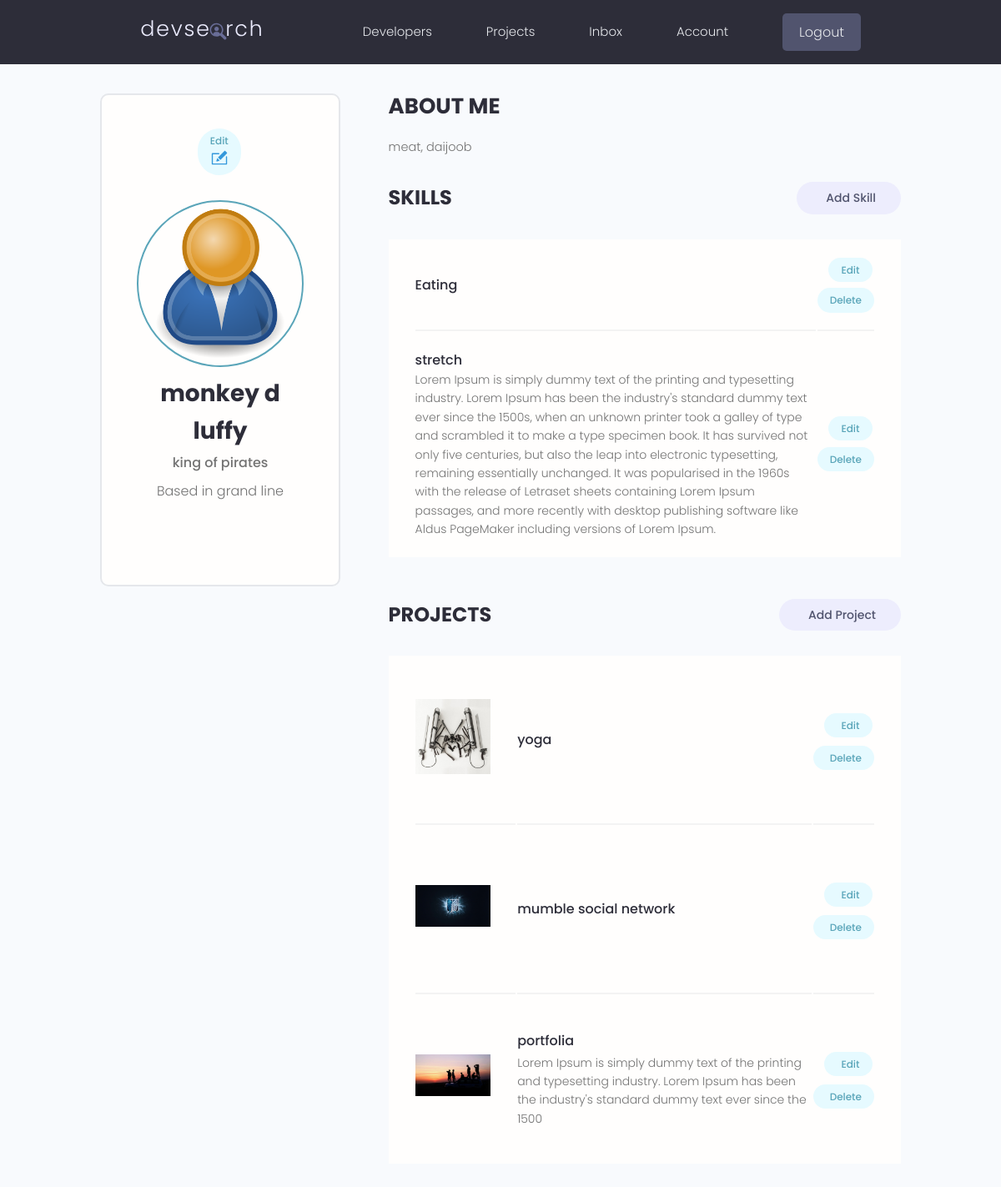
The page /account/ (signed in) on the database as committed earlier.
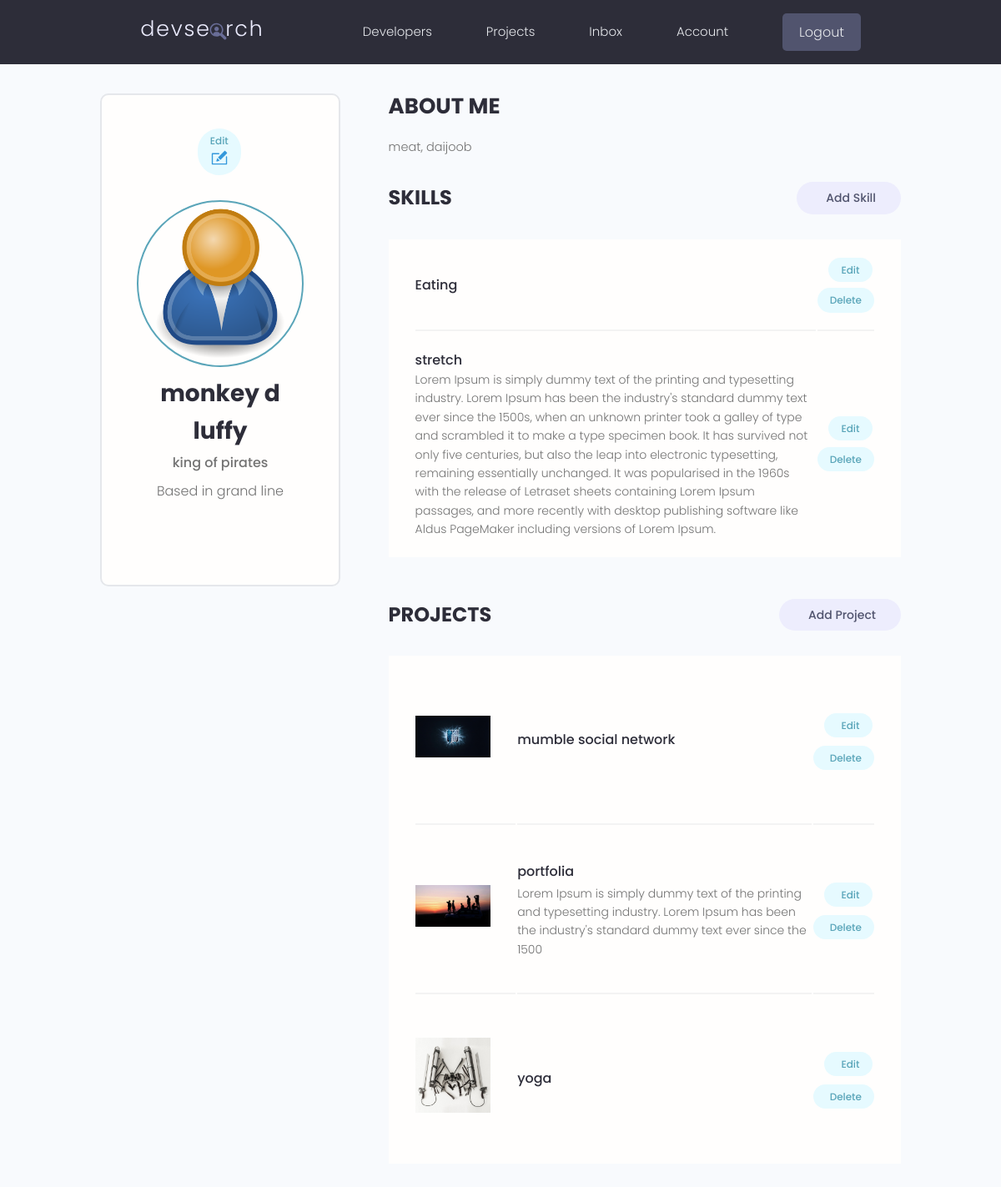
The same page on the database as committed later.
### users/models.py (models this page shows, shortened)
class Profile(models.Model):
    user=models.OneToOneField(User, on_delete=models.CASCADE,null=True,blank=True)
    name=models.CharField(max_length=200,null=True,blank=True)
    email=models.EmailField(max_length=500,blank=True,null=True)
    username=models.CharField(max_length=200,null=True,blank=True)
    location=models.CharField(max_length=200,null=True,blank=True)
    short_intro=models.CharField(max_length=200,null=True,blank=True)
    bio=models.TextField(null=True,blank=True)
    profile_image=models.ImageField(null=True,blank=True,upload_to='profiles',default='profiles/user-default.png')
    social_github=models.CharField(max_length=200,null=True,blank=True)
    social_twitter=models.CharField(max_length=200,null=True,blank=True)
    social_linkedin=models.CharField(max_length=200,null=True,blank=True)
    social_youtube=models.CharField(max_length=200,null=True,blank=True)
    social_website=models.CharField(max_length=200,null=True,blank=True)
    created_at=models.DateTimeField(auto_now_add=True)
    id=models.UUIDField(default=uuid.uuid4,unique=True,primary_key=True,editable=False)

class Skill(models.Model):
    owner=models.ForeignKey(Profile,on_delete=models.CASCADE,null=True,blank=True)
    name=models.CharField(max_length=200,null=True,blank=True)
    description=models.TextField(null=True,blank=True)
    created_at=models.DateTimeField(auto_now_add=True)
    id=models.UUIDField(default=uuid.uuid4,unique=True,primary_key=True,editable=False)

### projects/models.py (models this page shows, shortened)
class Project(models.Model):
    owner=models.ForeignKey(Profile,null=True,blank=True,on_delete=models.SET_NULL)
    title=models.CharField(max_length=200)
    description=models.TextField(null=True,blank=True)
    featured_image=models.ImageField(null=True,blank=True,default="default.jpg")
    demo_link=models.CharField(max_length=2000,null=True,blank=True)
    source_link=models.CharField(max_length=2000,null=True,blank=True)
    tags=models.ManyToManyField('Tag',blank=True)
    vote_total=models.IntegerField(default=0,null=True,blank=True)
    vote_ratio=models.IntegerField(default=0,null=True,blank=True)
    created_at=models.DateTimeField(auto_now_add=True)
    id=models.UUIDField(default=uuid.uuid4,unique=True,primary_key=True,editable=False)    # django has default id generation for each instance created in a model, here we are overriding the id
    class Meta:
        ordering=['-vote_ratio','-vote_total','title']

### users/views.py (the view)
# urls.py: path('account/',views.userAccount,name="account"),
@login_required(login_url='login')
def userAccount(request):
    profile=request.user.profile
    skills=profile.skill_set.all()
    projects=profile.project_set.all()
    context={'profile':profile,'skills':skills,'projects':projects}
    return render(request,'users/account.html',context)

### users/templates/users/account.html (shortened to what this page needs)
{% extends 'main.html' %}
{% block content %}
  <main class="settingsPage profile my-md">
    <div class="container">
      <div class="layout">
        <div class="column column--1of3">
          <div class="card text-center">
            <div class="card__body dev">
              <a class="tag tag--pill tag--main settings__btn" href="{% url 'edit-account' %}">Edit</a>
              <img class="avatar avatar--xl dev__avatar" src="{{profile.profile_image.url}}" />
              <h2 class="dev__name">{{profile.name}}</h2>
              <p class="dev__title">{{profile.short_intro}}</p>
              <p class="dev__location">Based in {{profile.location}}</p>
            </div>
          </div>
        </div>
        <div class="column column--2of3">
          <div class="devInfo">
            <h3 class="devInfo__title">About Me</h3>
            <p class="devInfo__about">{{profile.bio}}</p>
          </div>
          <div class="settings">
            <h3 class="settings__title">Skills</h3>
            <a class="tag tag--pill tag--sub settings__btn tag--lg" href="{% url 'create-skill' %}"> Add Skill</a>
          </div>
          <table class="settings__table">
            {% for skill in skills %}
            <tr>
              <td class="settings__tableInfo">
                <h4>{{skill.name}}</h4>
                <p>{{skill.description}}</p>
              </td>
              <td class="settings__tableActions">
                <a class="tag tag--pill tag--main settings__btn" href="{% url 'update-skill' skill.id %}">Edit</a>
                <a class="tag tag--pill tag--main settings__btn" href="{% url 'delete-skill' skill.id %}">Delete</a>
              </td>
            </tr>
            {% endfor %}
          </table>
          <div class="settings">
            <h3 class="settings__title">Projects</h3>
            <a class="tag tag--pill tag--sub settings__btn tag--lg" href="{% url 'create-project' %}"> Add Project</a>
          </div>
          <table class="settings__table">
            {% for project in projects %}
            <tr>
              <td class="settings__thumbnail">
                <a href="{% url 'projects' project.id %}"><img src="{{project.featured_image.url}}" alt="Project Thumbnail" /></a>
              </td>
              <td class="settings__tableInfo">
                <a href="{% url 'projects' project.id %}">{{project.title}}</a>
                <p>{{project.description|slice:"150"}}</p>
              </td>
              <td class="settings__tableActions">
                <a class="tag tag--pill tag--main settings__btn" href="{% url 'update-project' project.id %}"> Edit</a>
                <a class="tag tag--pill tag--main settings__btn" href="{% url 'delete-project' project.id %}">
                  Delete</a>
              </td>
            </tr>
            {% endfor %}
          </table>
        </div>
      </div>
    </div>
  </main>
{% endblock %}

### templates/main.html (shortened to what this page needs)
<!DOCTYPE html>
{% load static %}
<html>
<head>
    <link rel="stylesheet" href="https://cdn.iconmonstr.com/1.3.0/css/iconmonstr-iconic-font.min.css" />
    <link rel="stylesheet" href="{% static 'uikit/styles/uikit.css' %}" />
    <link rel="stylesheet" href="{% static 'styles/app.css' %}" />
</head>
<body>
    {% include 'navbar.html' %}
    {% block content %}
    {% endblock content %}
</body>
</html>

### templates/navbar.html (shortened to what this page needs)
{% load static %}
<header class="header">
    <div class="container container--narrow">
      <a href="{% url 'profiles' %}" class="header__logo">
        <img src="{% static 'images/logo.svg' %}" alt="DevSearch Logo" />
      </a>
      <nav class="header__nav">
        <ul class="header__menu">
          <li class="header__menuItem"><a href="{% url 'profiles' %}">Developers</a></li>
          <li class="header__menuItem"><a href="{% url 'projects' %}">Projects</a></li>
          {% if request.user.is_authenticated %}
          <li class="header__menuItem"><a href="{% url 'inbox' %}">Inbox</a></li>
          <li class="header__menuItem"><a href="{% url 'account' %}">Account</a></li>
          <li class="header__menuItem"><a href="{% url 'logout' %}" class="btn btn--sub">Logout</a></li>
          {% else %}
          <li class="header__menuItem"><a href="{% url 'login' %}" class="btn btn--sub">Login/Sign Up</a></li>
          {% endif %}
        </ul>
      </nav>
    </div>
  </header>

### static/styles/app.css (style rules this page uses)
:root { --color-sub: #2d2d39; }
.btn--sub { background-color: var(--color-sub-light); }
.card { border: 2px solid var(--color-light); }
img { width: 100%; }
.header { position: sticky; z-index: 111; background-color: var(--color-sub); padding: 1.5rem 0; }
.header > .container { display: flex; justify-content: space-between; align-items: center; }
.header__logo > img { height: 3.8rem; }
.header__nav > ul { display: inline-flex; align-items: center; list-style: none; gap: 6.5rem; }
.header__menuItem > a { color: var(--color-light); font-weight: 300; }
.profile .card > .dev { padding: 4rem; }
.dev__avatar { display: block; margin: auto; }
.dev__name { color: var(--color-sub); font-size: 2.8rem; font-weight: 700; margin-top: 1rem; margin-bottom: 0.5rem; }
.dev__title { font-size: 1.6rem; font-weight: 500; line-height: 1.3; }
.dev__location { margin-top: 1rem; }
.devInfo { margin-bottom: 3rem; }
.devInfo__title, .devInfo__subtitle { font-size: 2.6rem; color: var(--color-sub); text-transform: uppercase; font-weight: 700; margin-bottom: 1.5rem; }
.devInfo__about, .devSkill__info { font-size: 1.45rem; line-height: 1.7; text-align: justify; }
.settingsPage .dev > .settings__btn { display: inline-block; margin-bottom: 3rem; }
.settings { display: flex; justify-content: space-between; align-items: center; }
.settings__title { font-size: 2.4rem; text-transform: uppercase; font-weight: 700; color: var(--color-sub); }
.settings__table { margin-top: 3rem; margin-bottom: 5rem; padding: 0 3rem; background: var(--color-white); }
.settings__table tr { width: 100%; }
.settings__table tr > td { padding: 2rem 0; }
.settings__table tr:not(:last-child) td { border-bottom: 2px solid var(--color-white-light); }
.settings__thumbnail { width: 23%; min-width: 10rem; }
.settings__thumbnail img { padding-right: 3rem; height: 15rem; object-fit: contain; }
.settings__tableInfo { width: 100%; }
.settings__tableInfo h4, .settings__tableInfo a { padding-right: 1rem; width: auto; font-size: 1.6rem; font-weight: 500; color: var(--color-sub); }
.settings__tableInfo p { font-size: 1.4rem; }
.settings__tableActions { text-align: right; }

### static/uikit/styles/modules/_variables.css (style rules this page uses)
:root { --color-main: #5aa5b9; --color-main-light: #e6faff; --color-sub: #3f4156; --color-sub-light: #51546e; --color-sub-lighter: #ededfd; --color-text: #737373; --color-gray: #8b8b8b; --color-light: #e5e7eb; --color-light-gray: #767676; --color-bg: #f8fafd; --color-white: #fffefd; --color-white-light: #f3f3f3; --color-success: #359e64; --color-success-bg: #def8e8; --color-error: #fc4b0b; --color-error-bg: #fff2ee; --font-base: 'Poppins', arial, helvetica, 'Segoe UI', roboto, ubuntu, sans-serif; --font-monospace: 'Fira Code', 'Courier New', courier, monospace; --font-regular: 300; --font-medium: 500; --font-bold: 700; --generic-shadow: 1px 1px 5px #00000010; --generic-transition: all 0.3s ease-in-out; }

### static/uikit/styles/modules/_base.css (style rules this page uses)
* { margin: 0; padding: 0; box-sizing: border-box; text-rendering: optimizeLegibility; color: inherit; font-size: inherit; }
html { font-size: 50%; }
@media only screen and (min-width: 480px) { html { font-size: 56.25%; } }
@media only screen and (min-width: 1200px) { html { font-size: 62.5%; } }
body { line-height: 1.6; font-weight: 400; font-size: 1.5rem; color: var(--color-text); background-color: var(--color-bg); min-height: 100vh; }

### static/uikit/styles/modules/_typography.css (style rules this page uses)
* { font-family: var(--font-base); }
h2 { font-size: 3.6rem; font-weight: var(--font-bold); }
h3 { font-size: 3.2rem; font-weight: var(--font-medium); }
h4 { font-size: 2.8rem; font-weight: var(--font-medium); }
p, span, strong { font-size: 1.6rem; color: var(--color-text); font-weight: var(--font-regular); }
a { padding-bottom: 2px; text-decoration: none; display: inline-block; color: var(--color-main); font-weight: var(--font-medium); }

### static/uikit/styles/modules/_utilities.css (style rules this page uses)
.container { width: 92%; max-width: 165rem; margin: 0 auto; box-sizing: border-box; }
.container--narrow { width: 92%; max-width: 120rem; }
@media screen and (min-width: 1000px) { .container { width: 90%; } }
@media screen and (min-width: 1000px) { .container--narrow { width: 85%; } }
@media screen and (min-width: 1200px) { .container { width: 80%; } }
@media screen and (min-width: 1200px) { .container--narrow { width: 72%; } }
.text-center { text-align: center; }
.my-md { margin: 3rem auto; }

### static/uikit/styles/modules/_avatar.css (style rules this page uses)
.avatar { border-radius: 50%; border: 2px solid var(--color-main); object-fit: cover; }
.avatar--xl { height: 20rem; width: 20rem; }

Rows that differ between the two databases and show on the page:
changed Project "yoga": moves down the list
